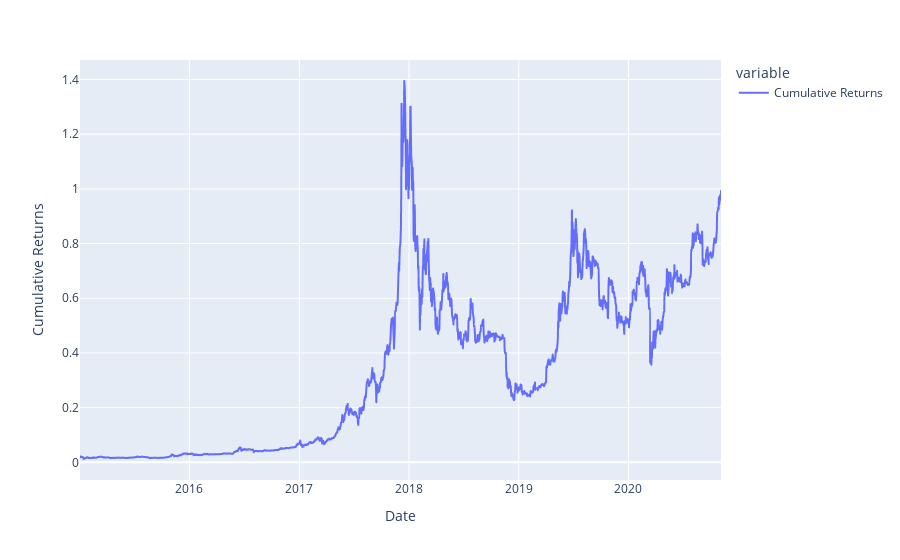

Here is the notebook cell this chart was saved with:
### Code cell
# df = cumulative_returns_dataframe(history_df=history_df, ticker='bitcoin', ticker_header="Ticker", price_header="Price")
# df
cumulative_returns_plot(history_df=history_df, ticker='bitcoin')

### Figure 1 — Plotly figure (JSON) as saved in the notebook; plotly's stock layout.template omitted (floating-point values rounded to 4 significant figures; data arrays with more than 128 entries replaced by an {"elided": "..."} marker saying what was removed)
{"data": [{"hovertemplate": "variable=Cumulative Returns<br>Date=%{x}<br>value=%{y}<extra></extra>", "legendgroup": "Cumulative Returns", "line": {"color": "#636efa", "dash": "solid"}, "mode": "lines", "name": "Cumulative Returns", "showlegend": true, "type": "scattergl", "x": {"elided": "2132 str values"}, "xaxis": "x", "y": {"elided": "2132 float values"}, "yaxis": "y"}], "layout": {"autosize": true, "legend": {"title": {"text": "variable"}, "tracegroupgap": 0}, "margin": {"t": 60}, "xaxis": {"anchor": "y", "autorange": true, "domain": [0, 1], "range": ["2015-01-02", "2020-11-04"], "title": {"text": "Date"}, "type": "date"}, "yaxis": {"anchor": "x", "autorange": true, "domain": [0, 1], "range": [-0.06459, 1.471], "title": {"text": "Cumulative Returns"}, "type": "linear"}}}
